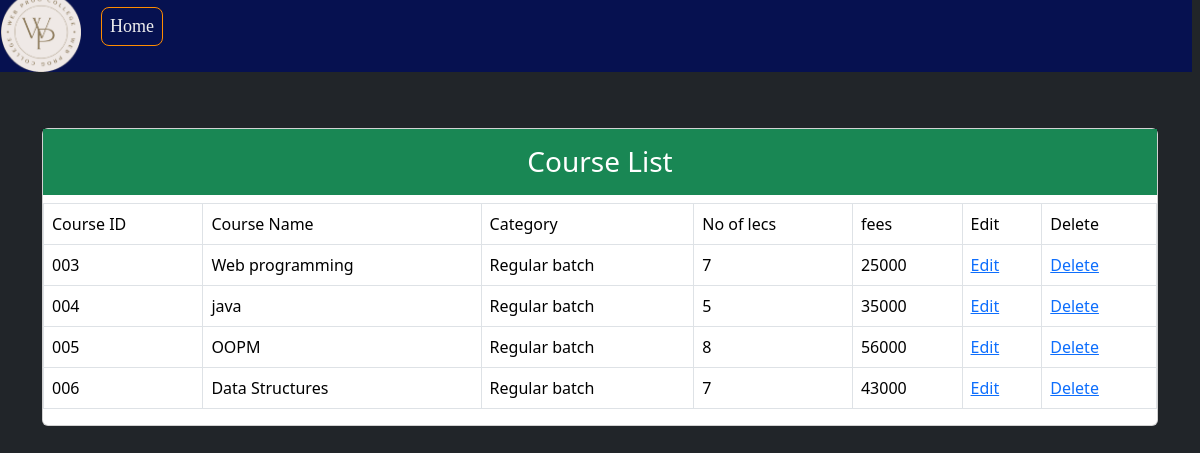
The page /view.php on the database its author committed.
### tables this page shows
CREATE TABLE `course` (
  `course_id` int(3) UNSIGNED ZEROFILL NOT NULL,
  `course_name` text NOT NULL,
  `no_of_lecs` int(11) NOT NULL,
  `category` text NOT NULL,
  `fees` int(11) NOT NULL
);

### view.php (the view, shortened to what this page needs)
<?php
    require_once("config.php");
    $query = "select * from course";
    $result = mysqli_query($con,$query);
?>
<!DOCTYPE html>
<html lang="en">
<head>
    <link rel="stylesheet" a href="CSS/bootstrap.css"/>
</head>
    <header>
        <div class="header">
        <b><img src="logo.png" height="80" width="80"></b>
        <a href="welcomeadmin.php"> Home </a>
        </div>
    </header>
<body class="bg-dark">
        <div class="container">
            <div class="row">
                <div class="col m-auto">
                    <div class="card mt-5">
                    <h3 class="bg-success text-white text-center py-3"> Course List</h3>
                        <table class="table table-bordered">
                            <tr>
                                <td> Course ID </td>
                                <td> Course Name </td>
                                <td> Category</td>
                                <td> No of lecs </td>
                                <td> fees </td>
                                <td> Edit  </td>
                                <td> Delete </td>
                            </tr>
                            <?php
                                    while($row=mysqli_fetch_assoc($result))
                                    {
                                        $course_id= $row['course_id'];
                                        $course_name = $row['course_name'];
                                        $category = $row['category'];
                                        $no_of_lecs = $row['no_of_lecs'];
                                        $fees= $row['fees'];
                            ?>
                                    <tr>
                                        <td><?php echo $course_id?></td>
                                        <td><?php echo $course_name ?></td>
                                        <td><?php echo $category ?></td>
                                        <td><?php echo $no_of_lecs ?></td>
                                        <td><?php echo $fees ?></td>
                                        <td><a href="edit.php?GetID=<?php echo $course_id?>">Edit</a></td>
                                        <td><a href="delete.php?Del=<?php echo $course_id?>">Delete</a></td>
                                    </tr>
                            <?php
                                    }
                            ?>
                        </table>
                    </div>
                </div>
            </div>
        </div>
</body>
</html>

### view.php (style rules this page uses)
body { background-image: url(logo.png); background-position: center; background-origin: content-box; background-repeat: no-repeat; background-size: 80; font-family: 'Noto Sans', sans-serif; }
.header { position: relative; top: -8px; left: -8px; width:100%; height:80px; background-color:#061150; }
header a { font-family:viga; float: left; display: block; color: #eeeeee; text-align: center; padding: 5px 8px; text-decoration: none; font-size: 18px; border: 1.5px solid darkorange; border-radius: 8px; margin-top: 15px; margin-left: 20px; margin-right: 20px; }
header b { color:#663399; font-size:25px; font-family:verdana; text-align:left; margin-top:0px; float:left; margin:0px; line-height:50px; padding-left:9px; }
body { min-height:200vh; }

### rows shown on the page
course: course_id "003", course_name "Web programming", category "Regular batch", no_of_lecs "7", fees "25000"
course: course_id "004", course_name "java", category "Regular batch", no_of_lecs "5", fees "35000"
course: course_id "005", course_name "OOPM", category "Regular batch", no_of_lecs "8", fees "56000"
course: course_id "006", course_name "Data Structures", category "Regular batch", no_of_lecs "7", fees "43000"
